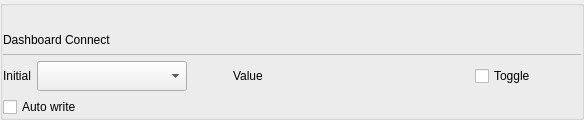
         <widget class="stw::opensyde_gui_elements::C_OgeGbxTransparent" name="pc_GroupBoxInitialValue">
          <property name="minimumSize">
           <size>
            <width>0</width>
            <height>120</height>
           </size>
          </property>
          <property name="maximumSize">
           <size>
            <width>16777215</width>
            <height>120</height>
           </size>
          </property>
          <property name="title">
           <string/>
          </property>
          <layout class="QVBoxLayout" name="verticalLayout_13">
           <property name="spacing">
            <number>6</number>
           </property>
           <property name="leftMargin">
            <number>0</number>
           </property>
           <property name="topMargin">
            <number>20</number>
           </property>
           <property name="rightMargin">
            <number>0</number>
           </property>
           <property name="bottomMargin">
            <number>0</number>
           </property>
           <item>
            <layout class="QVBoxLayout" name="verticalLayout_12">
             <property name="spacing">
              <number>0</number>
             </property>
             <item>
              <layout class="QHBoxLayout" name="horizontalLayout_27">
               <property name="topMargin">
                <number>0</number>
               </property>
               <property name="bottomMargin">
                <number>0</number>
               </property>
               <item>
                <widget class="stw::opensyde_gui_elements::C_OgeLabContextMenuBase" name="pc_LabelDashboardConnectHandling">
                 <property name="styleRole" stdset="0">
                  <string>heading-group-bold</string>
                 </property>
                 <property name="text">
                  <string>Dashboard Connect</string>
                 </property>
                </widget>
               </item>
               <item>
                <spacer name="horizontalSpacer_15">
                 <property name="orientation">
                  <enum>Qt::Horizontal</enum>
                 </property>
                 <property name="sizeHint" stdset="0">
                  <size>
                   <width>40</width>
                   <height>13</height>
                  </size>
                 </property>
                </spacer>
               </item>
              </layout>
             </item>
             <item>
              <layout class="QHBoxLayout" name="horizontalLayout_39" stretch="0">
               <property name="spacing">
                <number>0</number>
               </property>
               <property name="leftMargin">
                <number>0</number>
               </property>
               <property name="topMargin">
                <number>0</number>
               </property>
               <item>
                <widget class="stw::opensyde_gui_elements::C_OgeFraSeparator" name="pc_FramSperator1_7">
                 <property name="minimumSize">
                  <size>
                   <width>0</width>
                   <height>1</height>
                  </size>
                 </property>
                 <property name="maximumSize">
                  <size>
                   <width>16777215</width>
                   <height>1</height>
                  </size>
                 </property>
                 <property name="frameShape">
                  <enum>QFrame::StyledPanel</enum>
                 </property>
                 <property name="frameShadow">
                  <enum>QFrame::Raised</enum>
                 </property>
                </widget>
               </item>
              </layout>
             </item>
            </layout>
           </item>
           <item>
            <layout class="QHBoxLayout" name="horizontalLayout_32" stretch="0,0,0,0,1">
             <property name="sizeConstraint">
              <enum>QLayout::SetDefaultConstraint</enum>
             </property>
             <item>
              <widget class="stw::opensyde_gui_elements::C_OgeLabToolTipBase" name="pc_LabelInitialValueMode">
               <property name="styleRole" stdset="0">
                <string>group-item</string>
               </property>
               <property name="text">
                <string>Initial</string>
               </property>
              </widget>
             </item>
             <item>
              <widget class="stw::opensyde_gui_elements::C_OgeCbxText" name="pc_ComboBoxInitialValueMode">
               <property name="minimumSize">
                <size>
                 <width>150</width>
                 <height>30</height>
                </size>
               </property>
               <property name="maximumSize">
                <size>
                 <width>150</width>
                 <height>30</height>
                </size>
               </property>
              </widget>
             </item>
             <item>
              <spacer name="horizontalSpacer_23">
               <property name="orientation">
                <enum>Qt::Horizontal</enum>
               </property>
               <property name="sizeType">
                <enum>QSizePolicy::Fixed</enum>
               </property>
               <property name="sizeHint" stdset="0">
                <size>
                 <width>40</width>
                 <height>20</height>
                </size>
               </property>
              </spacer>
             </item>
             <item>
              <widget class="QWidget" name="pc_WidgetConstValue" native="true">
               <layout class="QHBoxLayout" name="horizontalLayout_28">
                <property name="leftMargin">
                 <number>0</number>
                </property>
                <property name="topMargin">
                 <number>0</number>
                </property>
                <property name="rightMargin">
                 <number>0</number>
                </property>
                <property name="bottomMargin">
                 <number>0</number>
                </property>
                <item>
                 <widget class="stw::opensyde_gui_elements::C_OgeLabToolTipBase" name="pc_LabelInitialValue">
                  <property name="styleRole" stdset="0">
                   <string>group-item</string>
                  </property>
                  <property name="text">
                   <string>Value</string>
                  </property>
                 </widget>
                </item>
                <item>
                 <widget class="stw::opensyde_gui_elements::C_OgeWiSpinBoxGroupProperties" name="pc_SpinBoxInitialValue" native="true">
                  <property name="minimumSize">
                   <size>
                    <width>200</width>
                    <height>30</height>
                   </size>
                  </property>
                  <property name="maximumSize">
                   <size>
                    <width>200</width>
                    <height>30</height>
                   </size>
                  </property>
                 </widget>
                </item>
                <item>
                 <widget class="stw::opensyde_gui_elements::C_OgeChxTristateBase" name="pc_ToggleInitialValue">
                  <property name="styleRole" stdset="0">
                   <string>chx-tristate-transparent-toggle</string>
                  </property>
                  <property name="minimumSize">
                   <size>
                    <width>66</width>
                    <height>30</height>
                   </size>
                  </property>
                  <property name="maximumSize">
                   <size>
                    <width>66</width>
                    <height>30</height>
                   </size>
                  </property>
                  <property name="text">
                   <string>Toggle</string>
                  </property>
                 </widget>
                </item>
               </layout>
              </widget>
             </item>
             <item>
              <spacer name="horizontalSpacer_26">
               <property name="orientation">
                <enum>Qt::Horizontal</enum>
               </property>
               <property name="sizeHint" stdset="0">
                <size>
                 <width>40</width>
                 <height>20</height>
                </size>
               </property>
              </spacer>
             </item>
            </layout>
           </item>
           <item>
            <layout class="QHBoxLayout" name="horizontalLayout_34" stretch="0,1">
             <item>
              <widget class="stw::opensyde_gui_elements::C_OgeChxToolTipBase" name="pc_CheckBoxDashboardConnectWrite">
               <property name="styleRole" stdset="0">
                <string>chx-properties</string>
               </property>
               <property name="text">
                <string>Auto write</string>
               </property>
              </widget>
             </item>
             <item>
              <spacer name="horizontalSpacer_21">
               <property name="orientation">
                <enum>Qt::Horizontal</enum>
               </property>
               <property name="sizeHint" stdset="0">
                <size>
                 <width>40</width>
                 <height>1</height>
                </size>
               </property>
              </spacer>
             </item>
            </layout>
           </item>
          </layout>
         </widget>
